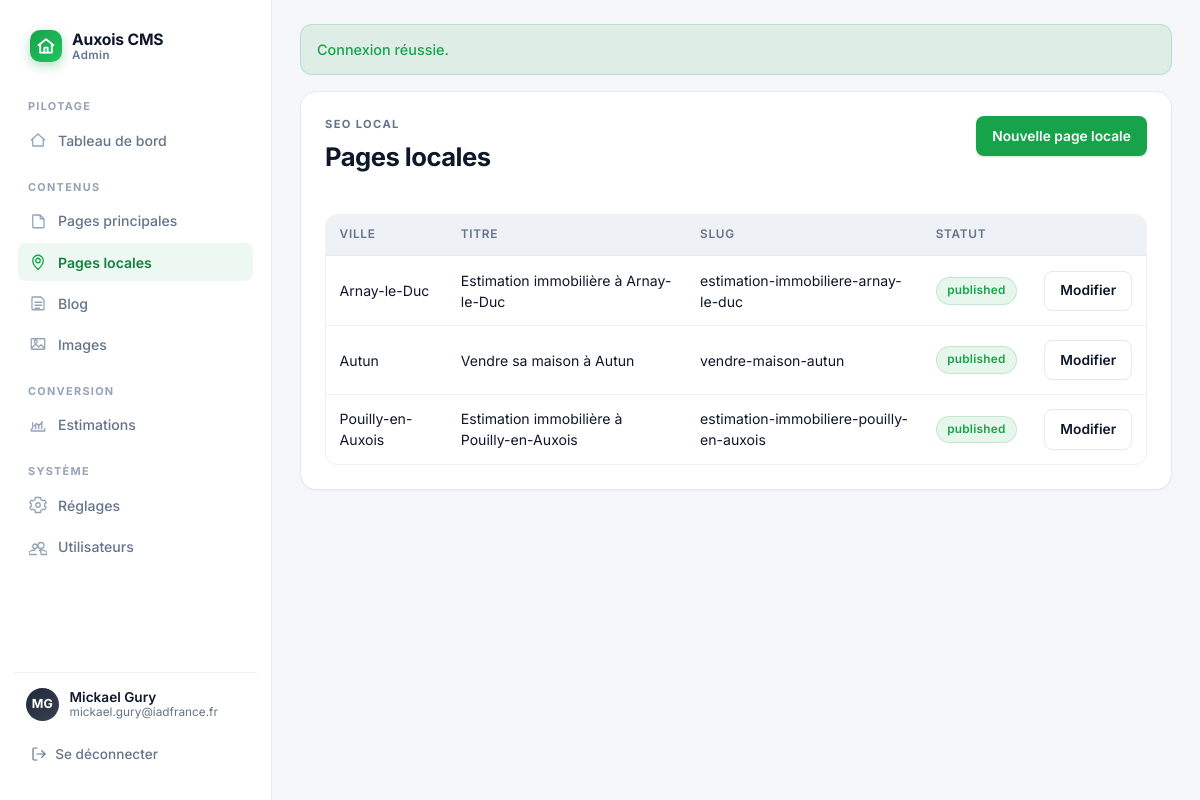
Page /ovh/admin/local-pages.php (signed in) on the committed database.
### tables this page shows
CREATE TABLE IF NOT EXISTS cms_pages (
  id INT UNSIGNED NOT NULL AUTO_INCREMENT,
  page_type ENUM('main', 'local') NOT NULL,
  page_key VARCHAR(100) DEFAULT NULL,
  slug VARCHAR(255) NOT NULL,
  title VARCHAR(255) NOT NULL,
  meta_description TEXT NOT NULL,
  is_indexable TINYINT(1) NOT NULL DEFAULT 1,
  h1 VARCHAR(255) NOT NULL,
  hero_title VARCHAR(255) NOT NULL,
  hero_subtitle LONGTEXT NOT NULL,
  hero_image VARCHAR(255) DEFAULT NULL,
  hero_image_alt VARCHAR(255) DEFAULT NULL,
  intro_html LONGTEXT NOT NULL,
  sections_json LONGTEXT NOT NULL,
  cta_title VARCHAR(255) NOT NULL,
  cta_text LONGTEXT NOT NULL,
  cta_button_label VARCHAR(150) NOT NULL,
  cta_button_url VARCHAR(255) NOT NULL,
  city VARCHAR(150) DEFAULT NULL,
  local_page_type VARCHAR(150) DEFAULT NULL,
  local_advantages_json LONGTEXT DEFAULT NULL,
  nearby_cities_json LONGTEXT DEFAULT NULL,
  status ENUM('draft', 'published') NOT NULL DEFAULT 'draft',
  published_at DATETIME DEFAULT NULL,
  created_at DATETIME NOT NULL DEFAULT CURRENT_TIMESTAMP,
  updated_at DATETIME NOT NULL DEFAULT CURRENT_TIMESTAMP ON UPDATE CURRENT_TIMESTAMP,
  PRIMARY KEY (id),
  UNIQUE KEY uniq_cms_pages_slug (slug),
  UNIQUE KEY uniq_cms_pages_page_key (page_key)
);

### ovh/app/bootstrap.php (called while the page is built, shortened)
<?php
function cms_load_env(string $path): array
{
    if (!is_file($path)) {
        return [];
    }
    $values = [];
    return $values;
}
function cms_normalize_upload_public_base(?string $value): string
{
    $base = trim((string) ($value ?? '/uploads/cms'));
    $base = '/' . trim($base, '/');
    $uploadsPosition = strpos($base, '/uploads/');
    return rtrim($base, '/') ?: '/uploads/cms';
}
function cms_config(): array
{
    static $config = null;
    if ($config !== null) {
        return $config;
    }
    $root = dirname(__DIR__);
    $env = cms_load_env($root . '/.env');
    $get = static function (string $key, ?string $default = null) use ($env): ?string {
        $value = $_ENV[$key] ?? $_SERVER[$key] ?? $env[$key] ?? $default;
        return $value === null ? null : trim($value);
    };
    $config = [
        'root' => $root,
        'app_env' => $get('APP_ENV', 'production'),
        'app_url' => rtrim((string) $get('APP_URL', ''), '/'),
        'db_host' => (string) $get('DB_HOST', '127.0.0.1'),
        'db_port' => (int) $get('DB_PORT', '3306'),
        'db_name' => (string) $get('DB_NAME', ''),
        'db_user' => (string) $get('DB_USER', ''),
        'db_password' => (string) $get('DB_PASSWORD', ''),
        'session_cookie_name' => (string) $get('SESSION_COOKIE_NAME', 'immobilier_auxois_admin'),
        'upload_dir' => trim((string) $get('UPLOAD_DIR', 'uploads/cms'), '/'),
        'upload_public_base' => cms_normalize_upload_public_base($get('UPLOAD_PUBLIC_BASE', '/uploads/cms')),
        'install_token' => (string) $get('INSTALL_TOKEN', ''),
    ];
    return $config;
}
function cms_bootstrap_session(): void
{
    $config = cms_config();
    if (session_status() === PHP_SESSION_ACTIVE) {
        return;
    }
}
function cms_db(): PDO
{
    $config = cms_config();
    $dsn = sprintf('mysql:host=%s;port=%d;dbname=%s;charset=utf8mb4', $config['db_host'], $config['db_port'], $config['db_name']);
    $pdo = new PDO($dsn, $config['db_user'], $config['db_password'], [
        PDO::ATTR_ERRMODE => PDO::ERRMODE_EXCEPTION,
        PDO::ATTR_DEFAULT_FETCH_MODE => PDO::FETCH_ASSOC,
        PDO::ATTR_EMULATE_PREPARES => false,
        PDO::MYSQL_ATTR_MULTI_STATEMENTS => true,
    ]);
    return $pdo;
}
function cms_h(?string $value): string
{
    return htmlspecialchars((string) $value, ENT_QUOTES, 'UTF-8');
}
function cms_base_url(): string
{
    $appUrl = cms_config()['app_url'] ?? '';
    $path = parse_url($appUrl, PHP_URL_PATH);
    if (!is_string($path)) {
        return '';
    }
    $path = trim($path, '/');
    return $path === '' ? '' : '/' . $path;
}
function cms_url(string $path = '/'): string
{
    $base = cms_base_url();
    $normalized = '/' . ltrim($path, '/');
    return ($base === '' ? '' : $base) . ($normalized === '/' ? '/' : $normalized);
}
function cms_local_pages(): array
{
    $statement = cms_db()->query("SELECT id, title, city, slug, status, updated_at FROM cms_pages WHERE page_type = 'local' ORDER BY city ASC, title ASC");
    return $statement->fetchAll();
}
require_once __DIR__ . '/views.php';

### ovh/admin/local-pages.php (the view, shortened to what this page needs)
<?php
require dirname(__DIR__) . '/app/bootstrap.php';
$pages = cms_local_pages();
?>
<section class="panel">
  <div class="panel-head compact">
    <div>
      <p class="eyebrow">SEO local</p>
      <h1>Pages locales</h1>
    </div>
    <a class="primary-button" href="<?= cms_h(cms_url('/admin/local-page-edit')) ?>">Nouvelle page locale</a>
  </div>
  <div class="table-wrap">
    <table class="admin-table">
      <thead>
        <tr>
          <th>Ville</th>
          <th>Titre</th>
          <th>Slug</th>
          <th>Statut</th>
          <th></th>
        </tr>
      </thead>
      <tbody>
        <?php foreach ($pages as $page): ?>
          <tr>
            <td><?= cms_h((string) $page['city']) ?></td>
            <td><?= cms_h((string) $page['title']) ?></td>
            <td><?= cms_h((string) $page['slug']) ?></td>
            <td><span class="status-badge status-<?= cms_h((string) $page['status']) ?>"><?= cms_h((string) $page['status']) ?></span></td>
            <td><a class="secondary-button" href="<?= cms_h(cms_url('/admin/local-page-edit?id=' . (int) $page['id'])) ?>">Modifier</a></td>
          </tr>
        <?php endforeach; ?>
      </tbody>
    </table>
  </div>
</section>

### ovh/assets/admin.css (style rules this page uses)
:root { --bg: #f5f7fa; --bg-soft: #eef1f6; --panel: #ffffff; --ink: #0f172a; --ink-soft: #1f2937; --muted: #64748b; --muted-soft: #94a3b8; --border: #e5e9f0; --border-soft: #eef1f6; --accent: #16a34a; --accent-strong: #15803d; --accent-soft: rgba(22, 163, 74, 0.08); --accent-ring: rgba(22, 163, 74, 0.18); --info: #2563eb; --info-soft: rgba(37, 99, 235, 0.08); --warning: #d97706; --warning-soft: rgba(217, 119, 6, 0.1); --danger: #dc2626; --danger-soft: rgba(220, 38, 38, 0.08); --success: #16a34a; --success-soft: rgba(22, 163, 74, 0.1); --radius-sm: 8px; --radius: 12px; --radius-lg: 16px; --shadow-xs: 0 1px 2px rgba(15, 23, 42, 0.04); --shadow-sm: 0 1px 2px rgba(15, 23, 42, 0.04), 0 1px 3px rgba(15, 23, 42, 0.04); --shadow-md: 0 1px 2px rgba(15, 23, 42, 0.04), 0 8px 24px rgba(15, 23, 42, 0.05); --shadow-lg: 0 10px 40px rgba(15, 23, 42, 0.08); font-family: 'Inter', 'Segoe UI', -apple-system, BlinkMacSystemFont, sans-serif; font-feature-settings: 'cv02', 'cv03', 'cv04', 'cv11'; }
* { box-sizing: border-box; }
body { margin: 0; color: var(--ink); background: var(--bg); font-size: 14px; line-height: 1.5; -webkit-font-smoothing: antialiased; -moz-osx-font-smoothing: grayscale; }
a { color: var(--accent); }
.admin-shell { min-height: 100vh; display: grid; grid-template-columns: 17rem minmax(0, 1fr); }
.panel, .stat-panel, .login-card, .media-card { background: var(--panel); border: 1px solid var(--border); border-radius: var(--radius-lg); box-shadow: var(--shadow-xs); }
.panel { padding: 1.5rem; }
.panel-head { display: flex; align-items: start; justify-content: space-between; gap: 1rem; margin-bottom: 1.25rem; }
.panel-head.compact { margin-bottom: 1rem; }
.eyebrow { margin: 0 0 0.35rem; text-transform: uppercase; font-size: 0.7rem; letter-spacing: 0.12em; font-weight: 700; color: var(--muted); }
h1, h2, h3, p { margin-top: 0; }
h1, h2, h3 { color: var(--ink); letter-spacing: -0.02em; }
h1 { font-size: 1.6rem; font-weight: 700; }
.primary-button, .secondary-button, .ghost-button, .danger-button, .danger-link { display: inline-flex; align-items: center; justify-content: center; gap: 0.45rem; text-decoration: none; border-radius: var(--radius-sm); padding: 0.55rem 0.95rem; font-weight: 600; font-size: 0.86rem; border: 1px solid transparent; cursor: pointer; font-family: inherit; transition: background-color 120ms ease, border-color 120ms ease, color 120ms ease, transform 120ms ease, box-shadow 120ms ease; white-space: nowrap; }
.primary-button { background: var(--accent); color: white; box-shadow: 0 1px 2px rgba(22, 163, 74, 0.25); }
.secondary-button { background: var(--panel); color: var(--ink); border-color: var(--border); }
.status-badge { display: inline-flex; align-items: center; gap: 0.35rem; border-radius: 999px; padding: 0.25rem 0.65rem; font-size: 0.74rem; font-weight: 600; letter-spacing: 0.02em; border: 1px solid transparent; }
.status-published { background: var(--success-soft); color: var(--success); border-color: rgba(22, 163, 74, 0.18); }
.table-wrap { overflow: auto; border-radius: var(--radius); border: 1px solid var(--border-soft); }
.admin-table { width: 100%; border-collapse: collapse; font-size: 0.88rem; }
.admin-table th { background: var(--bg-soft); color: var(--muted); font-weight: 600; font-size: 0.74rem; letter-spacing: 0.06em; text-transform: uppercase; padding: 0.7rem 0.85rem; text-align: left; border-bottom: 1px solid var(--border); }
.admin-table td { padding: 0.85rem 0.85rem; border-bottom: 1px solid var(--border-soft); vertical-align: middle; }
.admin-table tr:last-child td { border-bottom: 0; }
.admin-table tbody tr { transition: background-color 120ms ease; }

### rows in the picture
cms_pages: city "Arnay-le-Duc", title "Estimation immobilière à Arnay-le-Duc", slug "estimation-immobiliere-arnay-le-duc", status "published"
cms_pages: city "Autun", title "Vendre sa maison à Autun", slug "vendre-maison-autun", status "published"
cms_pages: city "Pouilly-en-Auxois", title "Estimation immobilière à Pouilly-en-Auxois", slug "estimation-immobiliere-pouilly-en-auxois", status "published"

### other values in the picture
cms_h($groupLabel) "PILOTAGE"
cms_h($entry['label']) "Tableau de bord"
cms_h($groupLabel) "CONTENUS"
cms_h($entry['label']) "Pages principales"
cms_h($entry['label']) "Pages locales"
cms_h($entry['label']) "Blog"
cms_h($entry['label']) "Images"
cms_h($groupLabel) "CONVERSION"
cms_h($entry['label']) "Estimations"
cms_h($groupLabel) "SYSTÈME"
cms_h($entry['label']) "Réglages"
cms_h($entry['label']) "Utilisateurs"
cms_h($initials !== '' ? $initials : 'A') "MG"
cms_h($adminName !== '' ? $adminName : 'Administrateur') "Mickael Gury"
cms_h($adminEmail) "mickael.gury@iadfrance.fr"
